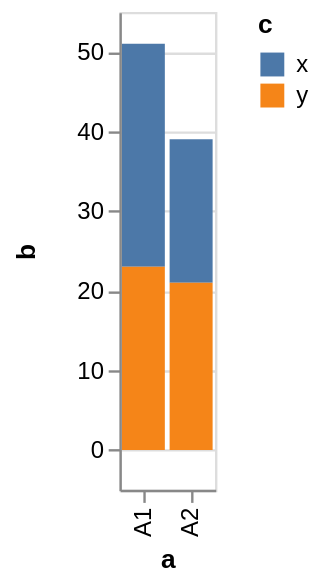

Specify this chart in Vega-Lite:
### Vega specification from a JSON file in a GitHub repository (floating-point values rounded to 4 significant figures)
{"$schema": "https://vega.github.io/schema/vega/v4.json", "description": "A simple bar chart with embedded data.", "autosize": "pad", "padding": 5, "height": 200, "style": "cell", "data": [{"name": "source_0", "values": [{"a": "A1", "b": 28, "c": "x"}, {"a": "A1", "b": 23, "c": "y"}, {"a": "A2", "b": 18, "c": "x"}, {"a": "A2", "b": 21, "c": "y"}]}, {"name": "data_0", "source": "source_0", "transform": [{"type": "stack", "groupby": ["a"], "field": "b", "sort": {"field": ["c"], "order": ["descending"]}, "as": ["b_start", "b_end"], "offset": "zero"}]}], "signals": [{"name": "x_step", "value": 20}, {"name": "width", "update": "bandspace(domain('x').length, 0.1, 0.05) * x_step"}], "marks": [{"name": "marks", "type": "rect", "style": ["bar"], "from": {"data": "data_0"}, "encode": {"update": {"fill": [{"test": "datum[\"b\"] === null || isNaN(datum[\"b\"])", "value": null}, {"scale": "color", "field": "c"}], "tooltip": {"signal": "{\"a\": ''+datum[\"a\"], \"b\": format(datum[\"b\"], \"\"), \"c\": ''+datum[\"c\"]}"}, "x": {"scale": "x", "field": "a"}, "width": {"scale": "x", "band": true}, "y": {"scale": "y", "field": "b_end"}, "y2": {"scale": "y", "field": "b_start"}}}}], "scales": [{"name": "x", "type": "band", "domain": {"data": "data_0", "field": "a", "sort": true}, "range": {"step": {"signal": "x_step"}}, "paddingInner": 0.1, "paddingOuter": 0.05}, {"name": "y", "type": "linear", "domain": {"data": "data_0", "fields": ["b_start", "b_end"]}, "range": [{"signal": "height"}, 0], "nice": true, "zero": true, "padding": 5}, {"name": "color", "type": "ordinal", "domain": {"data": "data_0", "field": "c", "sort": true}, "range": "category"}], "axes": [{"scale": "x", "orient": "bottom", "grid": false, "title": "a", "labelAlign": "right", "labelAngle": 270, "labelBaseline": "middle", "labelOverlap": true, "zindex": 1}, {"scale": "y", "orient": "left", "grid": false, "title": "b", "labelOverlap": true, "tickCount": {"signal": "ceil(height/40)"}, "zindex": 1}, {"scale": "y", "orient": "left", "gridScale": "x", "grid": true, "tickCount": {"signal": "ceil(height/40)"}, "domain": false, "labels": false, "maxExtent": 0, "minExtent": 0, "ticks": false, "zindex": 0}], "legends": [{"fill": "color", "gradientLength": {"signal": "clamp(height, 64, 200)"}, "title": "c", "encode": {"symbols": {"update": {"shape": {"value": "square"}}}}}], "config": {"axisY": {"minExtent": 30}}}
